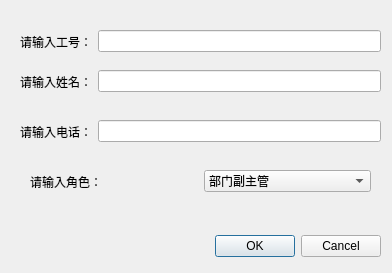
<?xml version="1.0" encoding="UTF-8"?>
<ui version="4.0">
 <class>Add</class>
 <widget class="QDialog" name="Add">
  <property name="geometry">
   <rect>
    <x>0</x>
    <y>0</y>
    <width>392</width>
    <height>273</height>
   </rect>
  </property>
  <property name="windowTitle">
   <string>Dialog</string>
  </property>
  <widget class="QDialogButtonBox" name="buttonBox">
   <property name="geometry">
    <rect>
     <x>40</x>
     <y>230</y>
     <width>341</width>
     <height>32</height>
    </rect>
   </property>
   <property name="orientation">
    <enum>Qt::Horizontal</enum>
   </property>
   <property name="standardButtons">
    <set>QDialogButtonBox::Cancel|QDialogButtonBox::Ok</set>
   </property>
  </widget>
  <widget class="QWidget" name="widget" native="true">
   <property name="geometry">
    <rect>
     <x>10</x>
     <y>10</y>
     <width>381</width>
     <height>211</height>
    </rect>
   </property>
   <widget class="QWidget" name="widget_2" native="true">
    <property name="geometry">
     <rect>
      <x>10</x>
      <y>10</y>
      <width>361</width>
      <height>43</height>
     </rect>
    </property>
    <layout class="QHBoxLayout" name="horizontalLayout">
     <item>
      <widget class="QLabel" name="label">
       <property name="text">
        <string>请输入工号：</string>
       </property>
      </widget>
     </item>
     <item>
      <widget class="QLineEdit" name="lineEdit"/>
     </item>
    </layout>
   </widget>
   <widget class="QWidget" name="widget_4" native="true">
    <property name="geometry">
     <rect>
      <x>10</x>
      <y>50</y>
      <width>361</width>
      <height>43</height>
     </rect>
    </property>
    <layout class="QHBoxLayout" name="horizontalLayout_2">
     <item>
      <widget class="QLabel" name="label_2">
       <property name="text">
        <string>请输入姓名：</string>
       </property>
      </widget>
     </item>
     <item>
      <widget class="QLineEdit" name="lineEdit_2"/>
     </item>
    </layout>
   </widget>
   <widget class="QWidget" name="widget_5" native="true">
    <property name="geometry">
     <rect>
      <x>10</x>
      <y>100</y>
      <width>361</width>
      <height>43</height>
     </rect>
    </property>
    <layout class="QHBoxLayout" name="horizontalLayout_3">
     <item>
      <widget class="QLabel" name="label_3">
       <property name="text">
        <string>请输入电话：</string>
       </property>
      </widget>
     </item>
     <item>
      <widget class="QLineEdit" name="lineEdit_3"/>
     </item>
    </layout>
   </widget>
   <widget class="QWidget" name="widget_3" native="true">
    <property name="geometry">
     <rect>
      <x>20</x>
      <y>150</y>
      <width>341</width>
      <height>43</height>
     </rect>
    </property>
    <layout class="QHBoxLayout" name="horizontalLayout_4">
     <item>
      <widget class="QLabel" name="label_4">
       <property name="text">
        <string>请输入角色：</string>
       </property>
      </widget>
     </item>
     <item>
      <widget class="QComboBox" name="comboBox">
       <item>
        <property name="text">
         <string>部门副主管</string>
        </property>
       </item>
       <item>
        <property name="text">
         <string>部门主管</string>
        </property>
       </item>
       <item>
        <property name="text">
         <string>财务副主管</string>
        </property>
       </item>
       <item>
        <property name="text">
         <string>财务主管</string>
        </property>
       </item>
      </widget>
     </item>
    </layout>
   </widget>
  </widget>
 </widget>
 <resources/>
 <connections>
  <connection>
   <sender>buttonBox</sender>
   <signal>accepted()</signal>
   <receiver>Add</receiver>
   <slot>accept()</slot>
   <hints>
    <hint type="sourcelabel">
     <x>248</x>
     <y>254</y>
    </hint>
    <hint type="destinationlabel">
     <x>157</x>
     <y>274</y>
    </hint>
   </hints>
  </connection>
  <connection>
   <sender>buttonBox</sender>
   <signal>rejected()</signal>
   <receiver>Add</receiver>
   <slot>reject()</slot>
   <hints>
    <hint type="sourcelabel">
     <x>316</x>
     <y>260</y>
    </hint>
    <hint type="destinationlabel">
     <x>286</x>
     <y>274</y>
    </hint>
   </hints>
  </connection>
 </connections>
</ui>
